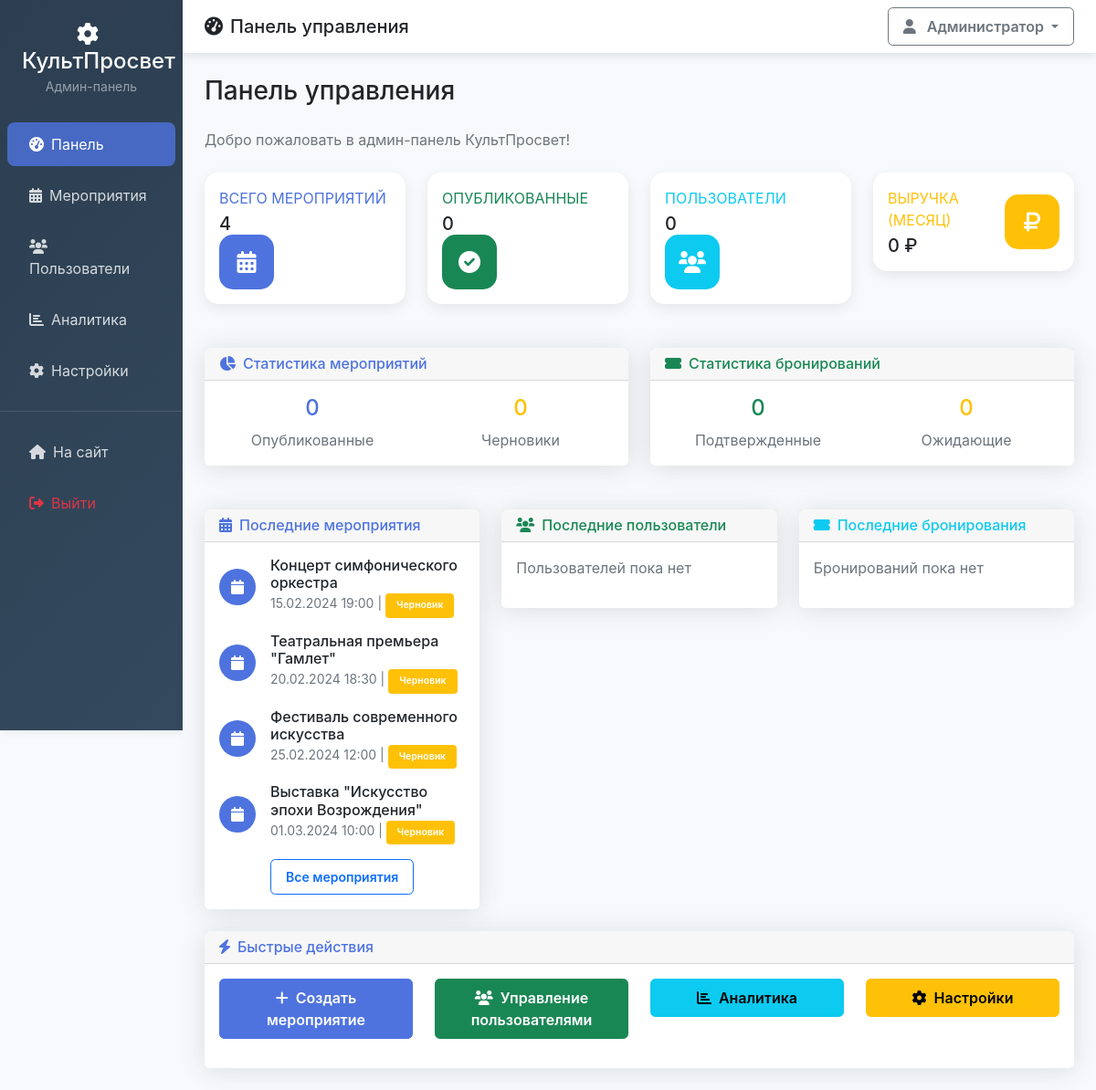
/admin/dashboard.php, run on an earlier commit of the app's database.
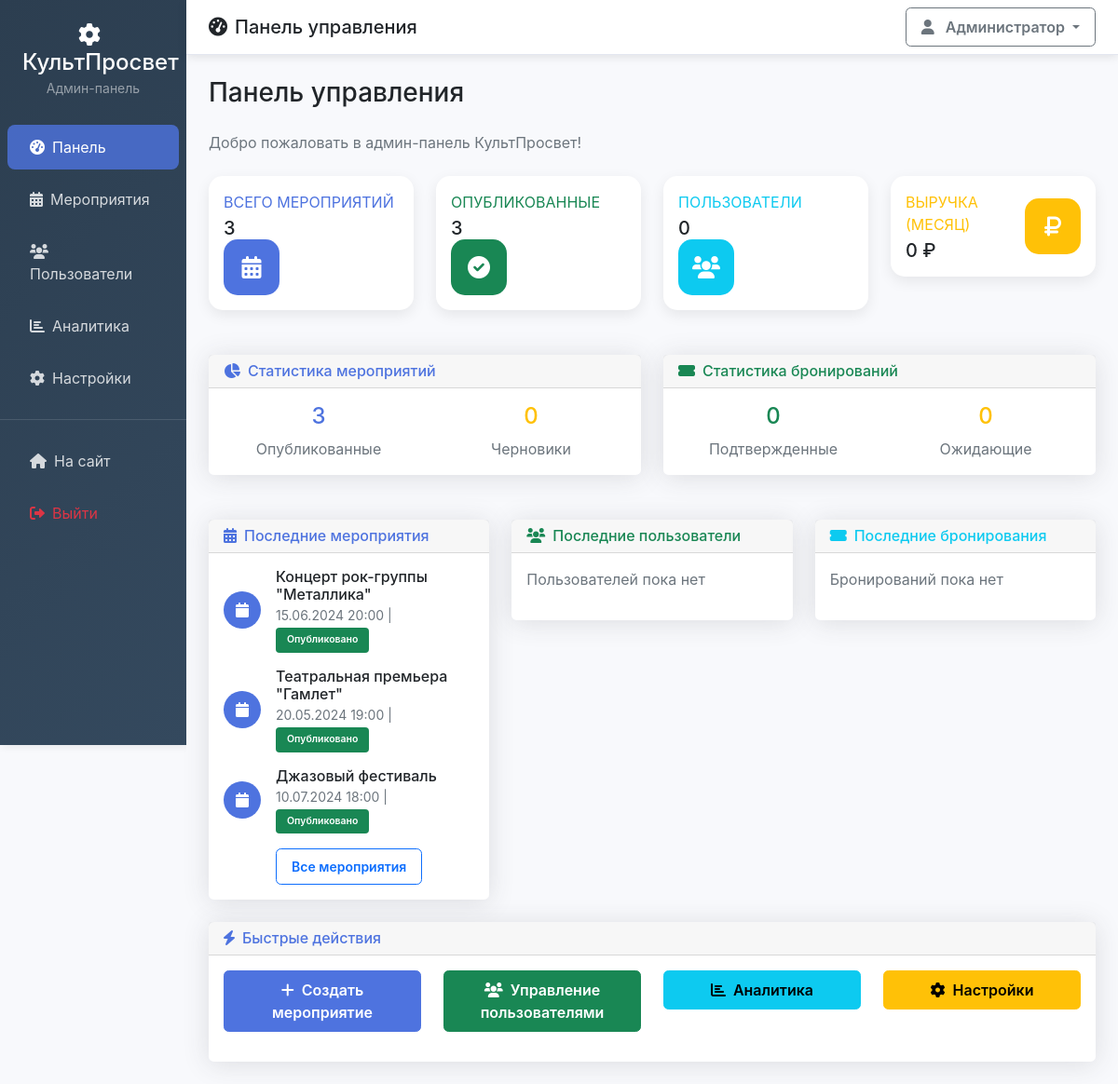
And on a later commit of the database.
### tables this page shows
CREATE TABLE events (
    id INT AUTO_INCREMENT PRIMARY KEY,
    title VARCHAR(255) NOT NULL,
    description TEXT,
    event_date DATETIME NOT NULL,
    venue VARCHAR(255) NOT NULL,
    address TEXT,
    organizer_id INT,
    max_capacity INT NOT NULL,
    base_price DECIMAL(10,2) NOT NULL,
    status ENUM('draft', 'published', 'cancelled', 'completed') DEFAULT 'draft',
    image_url VARCHAR(500),
    created_at TIMESTAMP DEFAULT CURRENT_TIMESTAMP,
    updated_at TIMESTAMP DEFAULT CURRENT_TIMESTAMP ON UPDATE CURRENT_TIMESTAMP,
    FOREIGN KEY (organizer_id) REFERENCES users(id) ON DELETE SET NULL
);

### includes/database.php (called while the page is built, shortened)
<?php
$configPath = __DIR__ . '/../config.php';
class Database {
    private static $instance = null;
    private $pdo;
    private function __construct() {
        try {
            $this->pdo = new PDO(
                "mysql:host=" . DB_HOST . ";dbname=" . DB_NAME . ";charset=" . DB_CHARSET,
                DB_USER,
                DB_PASS,
                [
                    PDO::ATTR_ERRMODE => PDO::ERRMODE_EXCEPTION,
                    PDO::ATTR_DEFAULT_FETCH_MODE => PDO::FETCH_ASSOC,
                    PDO::ATTR_EMULATE_PREPARES => false
                ]
            );
        } catch (PDOException $e) {
            die("Ошибка подключения к базе данных: " . $e->getMessage());
        }
    }
    public static function getInstance() {
        if (self::$instance === null) {
            self::$instance = new self();
        }
        return self::$instance;
    }
    public function query($sql, $params = []) {
        $stmt = $this->pdo->prepare($sql);
        $stmt->execute($params);
        return $stmt;
    }
    public function fetchAll($sql, $params = []) {
        $stmt = $this->query($sql, $params);
        return $stmt->fetchAll();
    }
}
?>

### includes/functions.php (called while the page is built, shortened)
<?php
require_once __DIR__ . '/database.php';
function formatDate($date, $format = 'd.m.Y H:i') {
    return date($format, strtotime($date));
}
?>

### admin/dashboard.php (the view, shortened to what the rows shown need)
<?php
$db = Database::getInstance();
$recentEvents = $db->fetchAll("SELECT * FROM events ORDER BY created_at DESC LIMIT 5");
?>
<div class="row">
    <div class="col-12">
        <h1 class="h3 mb-4 text-gray-800">Панель управления</h1>
    </div>
</div>
<div class="row">
    <div class="col-lg-4 mb-4">
        <div class="card">
            <div class="card-body">
                <?php if (empty($recentEvents)): ?>
                    <p class="text-muted">Мероприятий пока нет</p>
                <?php else: ?>
                    <?php foreach ($recentEvents as $event): ?>
                        <div class="d-flex align-items-center mb-3">
                            <div class="flex-shrink-0">
                                <div class="bg-primary text-white rounded-circle d-flex align-items-center justify-content-center" style="width: 40px; height: 40px;">
                                    <i class="fas fa-calendar"></i>
                                </div>
                            </div>
                            <div class="flex-grow-1 ms-3">
                                <h6 class="mb-0"><?php echo htmlspecialchars($event['title']); ?></h6>
                                <small class="text-muted">
                                    <?php echo formatDate($event['event_date']); ?> |
                                    <span class="badge bg-<?php echo $event['status'] === 'published' ? 'success' : 'warning'; ?>">
                                        <?php echo $event['status'] === 'published' ? 'Опубликовано' : 'Черновик'; ?>
                                    </span>
                                </small>
                            </div>
                        </div>
                    <?php endforeach; ?>
                <?php endif; ?>
            </div>
        </div>
    </div>
</div>
<?php
include 'admin-header.php';
?>

What changed in the data, as far as the page shows it:
removed events: title "Выставка \"Искусство эпохи Возрождения\"", event_date "01.03.2024 10:00", status "Черновик"
changed events: title "Концерт симфонического оркестра" → "Концерт рок-группы \"Металлика\""; event_date "15.02.2024 19:00" → "15.06.2024 20:00"; status "Черновик" → "Опубликовано"
changed events "Театральная премьера \"Гамлет\"": event_date "20.02.2024 18:30" → "20.05.2024 19:00"; status "Черновик" → "Опубликовано"
changed events: title "Фестиваль современного искусства" → "Джазовый фестиваль"; event_date "25.02.2024 12:00" → "10.07.2024 18:00"; status "Черновик" → "Опубликовано"
Also different on the page:
$stats['total_events']: "4" → "3"
$stats['published_events']: "0" → "3"
